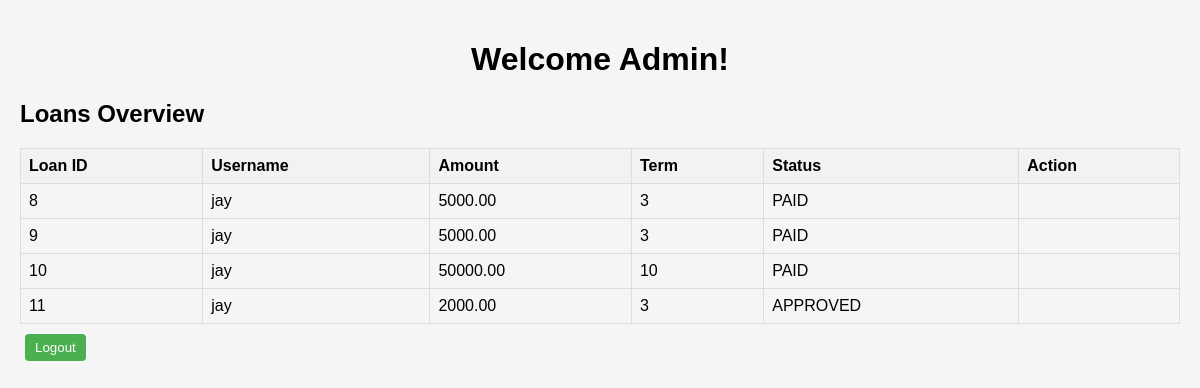
Page /view_loans/ (signed in) on the committed database.
### app/models.py (models this page shows)
class Loan(models.Model):
    customer = models.ForeignKey(Customer, on_delete=models.CASCADE)
    amount = models.DecimalField(max_digits=10, decimal_places=2)
    term = models.IntegerField()
    state = models.CharField(max_length=10, default='PENDING')

class Customer(models.Model):
    user = models.OneToOneField(User, on_delete=models.CASCADE)

### app/views.py (the view, shortened to what this page needs)
# urls.py: path('view_loans/', views.view_loans, name='loan_view'),
@login_required
def view_loans(request):
    user = request.user
    if user.is_staff:
        loans = Loan.objects.all()
        return render(request, 'app/admin_view_loans.html', {'loans': loans})

### app/templates/app/admin_view_loans.html (shortened to what this page needs)
<!DOCTYPE html>
<html>
<head>
</head>
<body>
    <h1>Welcome Admin!</h1>
    <h2>Loans Overview</h2>
    <table border="1">
        <thead>
            <tr>
                <th>Loan ID</th>
                <th>Username</th>
                <th>Amount</th>
                <th>Term</th>
                <th>Status</th>
                <th>Action</th>
            </tr>
        </thead>
        <tbody>
            {% for loan in loans %}
            <tr>
                <td>{{ loan.id }}</td>
                <td>{{ loan.customer.user }}</td>
                <td>{{ loan.amount }}</td>
                <td>{{ loan.term }}</td>
                <td>{{ loan.state }}</td>
                <td>
                </td>
            </tr>
            {% endfor %}
        </tbody>
    </table>
    <form action="{% url 'logout' %}" method="post">
        <button type="submit">Logout</button>
    </form>
</body>
</html>

### app/templates/app/admin_view_loans.html (style rules this page uses)
body { font-family: Arial, sans-serif; background-color: #f5f5f5; margin: 0; padding: 20px; }
h1 { text-align: center; }
h2 { margin-top: 20px; }
table { width: 100%; border-collapse: collapse; margin-top: 20px; }
th, td { border: 1px solid #dddddd; padding: 8px; text-align: left; }
th { background-color: #f2f2f2; }
button { padding: 6px 10px; border: none; cursor: pointer; border-radius: 4px; }
button[type="submit"] { background-color: #4CAF50; color: white; }
button[type="submit"]:last-child { margin-left: 5px; }
form { margin-bottom: 0; }
form:last-child { margin-top: 10px; }

### rows in the picture
Loan: id "8", customer.user "jay", amount "5000.00", term "3", state "PAID"
Loan: id "9", customer.user "jay", amount "5000.00", term "3", state "PAID"
Loan: id "10", customer.user "jay", amount "50000.00", term "10", state "PAID"
Loan: id "11", customer.user "jay", amount "2000.00", term "3", state "APPROVED"
